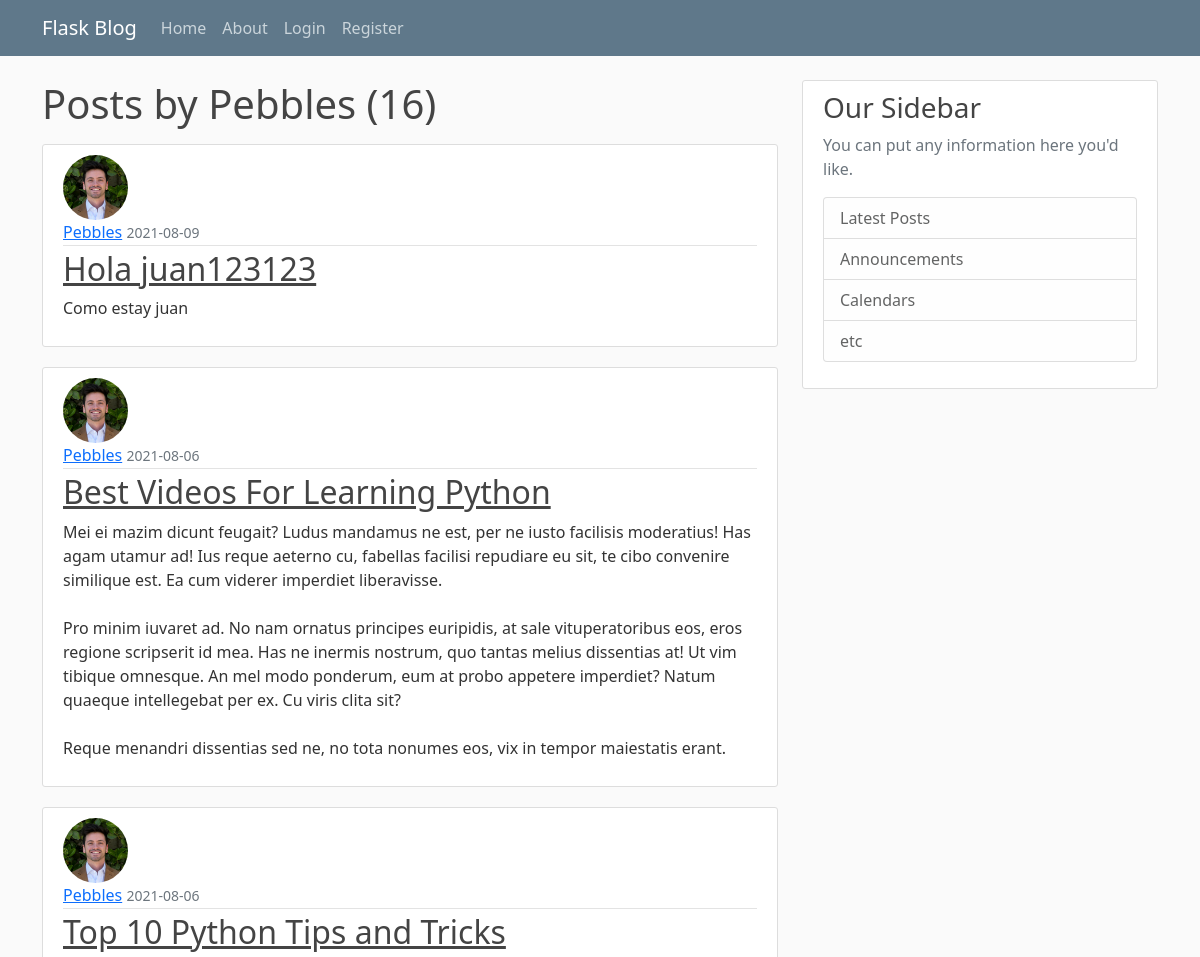
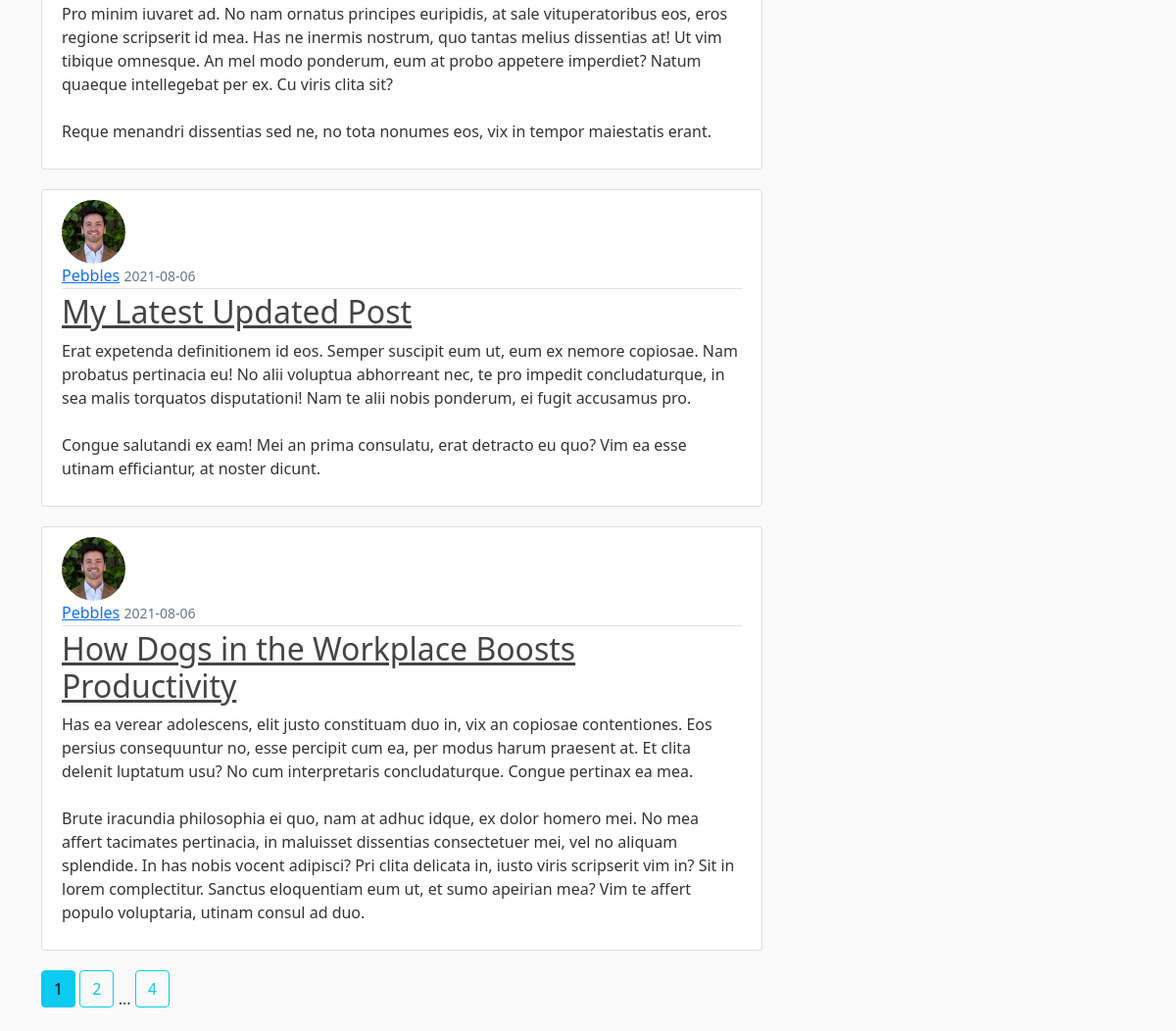
Page /user/Pebbles on the committed database (2 pictures, top to bottom).
### flaskblog/models.py (models this page shows, shortened)
class User(db.Model, UserMixin):
    id = db.Column(db.Integer, primary_key=True)
    username = db.Column(db.String(20), unique=True, nullable=False)
    email = db.Column(db.String(120), unique=True, nullable=False)
    image_file = db.Column(db.String(20), nullable=False, default="default.jpg")
    password = db.Column(db.String(60), nullable=False)
    posts = db.relationship('Post', backref='author', lazy=True)

class Post(db.Model):
    id = db.Column(db.Integer, primary_key=True)
    title = db.Column(db.String(100), nullable=False)
    date_posted = db.Column(db.DateTime, nullable=False, default=datetime.utcnow)
    content = db.Column(db.Text, nullable=False)
    user_id = db.Column(db.Integer, db.ForeignKey('user.id'), nullable=False)

### flaskblog/users/routes.py (the view)
@users.route("/user/<string:username>")
def user_posts(username):
    page = request.args.get('page', 1, type=int)
    user = User.query.filter_by(username=username).first_or_404()
    posts = Post.query.filter_by(author=user)\
        .order_by(Post.date_posted.desc())\
        .paginate(page=page, per_page=5)
    return render_template('user_posts.html', posts=posts, user=user)

### flaskblog/templates/user_posts.html
{% extends "layout.html" %}
{% block content %}
    <h1 class="mb-3">Posts by {{ user.username }} ({{ posts.total }})</h1>
    {% for post in posts.items %}
        <article class="media content-section">
          <img class="rounded-circle article-img" src="{{ url_for('static', filename='profile_pics/' + post.author.image_file) }}">
          <div class="media-body">
            <div class="article-metadata">
              <a class="mr-2" href="{{ url_for('users.user_posts', username=post.author.username) }}">{{ post.author.username }}</a>
              <small class="text-muted">{{ post.date_posted.strftime('%Y-%m-%d') }}</small>
            </div>
            <h2><a class="article-title" href="{{ url_for('posts.post', post_id=post.id) }}">{{ post.title }}</a></h2>
            <p class="article-content">{{ post.content }}</p>
          </div>
        </article>
    {% endfor %}
    {% for page_num in posts.iter_pages(left_edge=1, right_edge=1, left_current=1, right_current=2) %}
      {% if page_num %}
        {% if posts.page == page_num %}
          <a class="btn btn-info mb-4" href="{{ url_for('users.user_posts', username=user.username, page=page_num) }}">{{ page_num }}</a>
        {% else %}
          <a class="btn btn-outline-info mb-4" href="{{ url_for('users.user_posts', username=user.username, page=page_num) }}">{{ page_num }}</a>
        {% endif %}
      {% else %}
        ...
      {% endif %}
    {% endfor %}
{% endblock content %}

### flaskblog/static/main.css (style rules this page uses)
body { background: #fafafa; color: #333333; margin-top: 5rem; }
h1, h2, h3, h4, h5, h6 { color: #444444; }
.content-section { background: #ffffff; padding: 10px 20px; border: 1px solid #dddddd; border-radius: 3px; margin-bottom: 20px; }
.article-title { color: #444444; }
.article-content { white-space: pre-line; }
.article-img { height: 65px; width: 65px; margin-right: 16px; }
.article-metadata { padding-bottom: 1px; margin-bottom: 4px; border-bottom: 1px solid #e3e3e3 }

### rows in the picture
User: username "Pebbles"
Post: image_file (picture), author.username "Pebbles", date_posted "2021-08-09", title "Hola juan123123", content "Como estay juan"
Post: image_file (picture), author.username "Pebbles", date_posted "2021-08-06", title "Best Videos For Learning Python", content "Mei ei mazim dicunt feugait? Ludus mandamus ne est, per ne iusto facilisis moderatius! Has agam utamur ad! Ius reque aeterno cu, fabellas facilisi repudiare eu sit, te cibo convenire similique est. Ea cum viderer imperdiet liberavisse. Pro minim iuvaret ad. No nam ornatus principes euripidis, at sale vituperatoribus eos, eros regione scripserit id mea. Has ne inermis nostrum, quo tantas melius dissentias at! Ut vim tibique omnesque. An mel modo ponderum, eum at probo appetere imperdiet? Natum quaeque intellegebat per ex. Cu viris clita sit? Reque menandri dissentias sed ne, no tota nonumes eos, vix in tempor maiestatis erant."
Post: image_file (picture), author.username "Pebbles", date_posted "2021-08-06", title "Top 10 Python Tips and Tricks", content "Pro minim iuvaret ad. No nam ornatus principes euripidis, at sale vituperatoribus eos, eros regione scripserit id mea. Has ne inermis nostrum, quo tantas melius dissentias at! Ut vim tibique omnesque. An mel modo ponderum, eum at probo appetere imperdiet? Natum quaeque intellegebat per ex. Cu viris clita sit? Reque menandri dissentias sed ne, no tota nonumes eos, vix in tempor maiestatis erant."
Post: image_file (picture), author.username "Pebbles", date_posted "2021-08-06", title "My Latest Updated Post", content "Erat expetenda definitionem id eos. Semper suscipit eum ut, eum ex nemore copiosae. Nam probatus pertinacia eu! No alii voluptua abhorreant nec, te pro impedit concludaturque, in sea malis torquatos disputationi! Nam te alii nobis ponderum, ei fugit accusamus pro. Congue salutandi ex eam! Mei an prima consulatu, erat detracto eu quo? Vim ea esse utinam efficiantur, at noster dicunt."
Post: image_file (picture), author.username "Pebbles", date_posted "2021-08-06", title "How Dogs in the Workplace Boosts Productivity", content "Has ea verear adolescens, elit justo constituam duo in, vix an copiosae contentiones. Eos persius consequuntur no, esse percipit cum ea, per modus harum praesent at. Et clita delenit luptatum usu? No cum interpretaris concludaturque. Congue pertinax ea mea. Brute iracundia philosophia ei quo, nam at adhuc idque, ex dolor homero mei. No mea affert tacimates pertinacia, in maluisset dissentias consectetuer mei, vel no aliquam splendide. In has nobis vocent adipisci? Pri clita delicata in, iusto viris scripserit vim in? Sit in lorem complectitur. Sanctus eloquentiam eum ut, et sumo apeirian mea? Vim te affert populo voluptaria, utinam consul ad duo."

### other values in the picture
{{ posts.total }} "16"
{{ page_num }} "1"
{{ page_num }} "2" "4"
